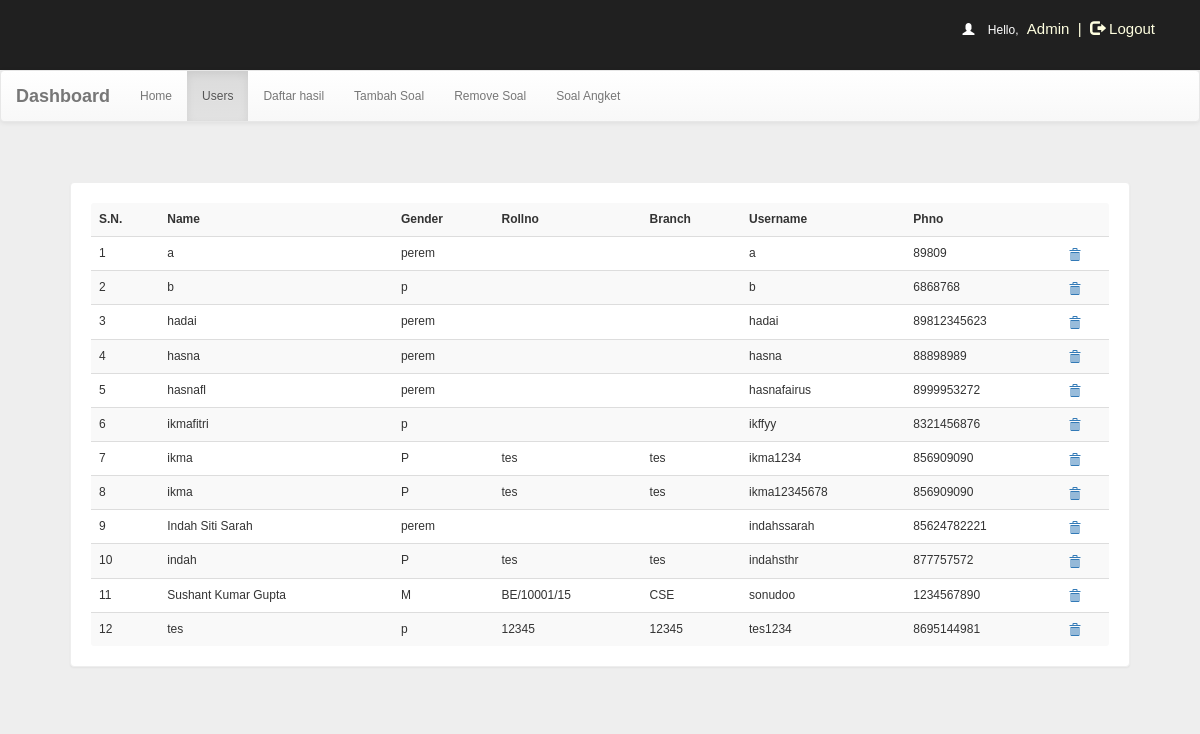
Page /dash.php?q=1 (signed in) on the committed database.
### tables this page shows
CREATE TABLE `user` (
  `id` int(100) NOT NULL,
  `name` varchar(50) NOT NULL,
  `rollno` varchar(20) DEFAULT NULL,
  `branch` varchar(20) DEFAULT NULL,
  `gender` varchar(5) NOT NULL,
  `username` varchar(50) NOT NULL,
  `phno` bigint(20) NOT NULL,
  `password` varchar(50) NOT NULL,
  `angket` char(5) NOT NULL
);

### dash.php (the view, shortened to what this page needs)
<!DOCTYPE html PUBLIC "-//W3C//DTD XHTML 1.0 Transitional//EN" "http://www.w3.org/TR/xhtml1/DTD/xhtml1-transitional.dtd">
<html xmlns="http://www.w3.org/1999/xhtml">
<head>
<link  rel="stylesheet" href="css/bootstrap.min.css"/>
 <link  rel="stylesheet" href="css/bootstrap-theme.min.css"/>
 <link rel="stylesheet" href="css/main.css">
 <link  rel="stylesheet" href="css/font.css">
</head>
<body  style="background:#eee;">
<body  style="background:#eee;">
<div class="header">
<div class="row">
<?php
include_once 'dbConnection.php';
if (!(isset($_SESSION['username']))  || ($_SESSION['key']) != '54585c506829293a2d4c3b68543b316e2e7a2d277858545a36362e5f39') {
    session_destroy();
    header("location:index.php");
} else {
    $name     = $_SESSION['name'];
    echo '<span class="pull-right top title1" ><span style="color:white"><span class="glyphicon glyphicon-user" aria-hidden="true"></span>&nbsp;&nbsp;&nbsp;&nbsp;Hello,</span> <span class="log log1" style="color:lightyellow">' . $name . '&nbsp;&nbsp;|&nbsp;&nbsp;<a href="logout.php?q=account.php" style="color:lightyellow"><span class="glyphicon glyphicon-log-out" aria-hidden="true"></span>&nbsp;Logout</button></a></span>';
}
?>
</div></div>
<nav class="navbar navbar-default title1">
  <div class="container-fluid">
    <div class="navbar-header">
      <a class="navbar-brand" href="dash.php?q=0"><b>Dashboard</b></a>
    </div>
    <div class="collapse navbar-collapse" id="bs-example-navbar-collapse-1">
      <ul class="nav navbar-nav">
        <li <?php
if (@$_GET['q'] == 0)
    echo 'class="active"';
?>><a href="dash.php?q=0">Home<span class="sr-only">(current)</span></a></li>
        <li <?php
if (@$_GET['q'] == 1)
    echo 'class="active"';
?>><a href="dash.php?q=1">Users</a></li>
    <li <?php
if (@$_GET['q'] == 2)
    echo 'class="active"';
?>><a href="dash.php?q=2">Daftar hasil</a></li>
        <li <?php
if (@$_GET['q'] == 4)
    echo 'class="active"';
?>><a href="dash.php?q=4">Tambah Soal</a></li>
        <li <?php
if (@$_GET['q'] == 5)
    echo 'class="active"';
?>><a href="dash.php?q=5">Remove Soal</a></li>
        <li <?php
if (@$_GET['q'] == 6)
    echo 'class="active"';
?>><a href="dash.php?q=6">Soal Angket</a></li>
      </ul>
          </div>
  </div>
</nav>
<div class="container">
<div class="row">
<div class="col-md-12">
<?php
if (@$_GET['q'] == 1) {
    $result = mysqli_query($con, "SELECT * FROM user") or die('Error');
    echo '<div class="panel"><table class="table table-striped title1">
<tr><td style="vertical-align:middle"><b>S.N.</b></td><td style="vertical-align:middle"><b>Name</b></td><td style="vertical-align:middle"><b>Gender</b></td><td style="vertical-align:middle"><b>Rollno</b></td><td style="vertical-align:middle"><b>Branch</b></td><td style="vertical-align:middle"><b>Username</b></td><td style="vertical-align:middle"><b>Phno</b></td><td style="vertical-align:middle"></td></tr>';
    $c = 1;
    while ($row = mysqli_fetch_array($result)) {
        $name      = $row['name'];
        $phno      = $row['phno'];
        $gender    = $row['gender'];
        $rollno    = $row['rollno'];
        $branch    = $row['branch'];
        $username1 = $row['username'];
        echo '<tr><td style="vertical-align:middle">' . $c++ . '</td><td style="vertical-align:middle">' . $name . '</td><td style="vertical-align:middle">' . $gender . '</td><td style="vertical-align:middle">' . $rollno . '</td><td style="vertical-align:middle">' . $branch . '</td><td style="vertical-align:middle">' . $username1 . '</td><td style="vertical-align:middle">' . $phno . '</td>
  <td style="vertical-align:middle"><a title="Delete User" href="update.php?dusername=' . $username1 . '"><b><span class="glyphicon glyphicon-trash" aria-hidden="true"></span></b></a></td></tr>';
    }
    echo '</table></div>';
}
?>
</div>
</div></div>
</body>
</html>

### css/main.css (style rules this page uses)
body { overflow-x:hidden;width:100%;font: 12px "Century Gothic", "Times Roman", sans-serif;background:#eee;min-height:550px;background-attachment:fixed; }
.panel { border-color:#eee;margin:40px;padding:20px;font: 15px "Century Gothic", "Times Roman", sans-serif; }
.header { background:#202020;height:70px; }
.title1 { font: 12px "Century Gothic", "Times Roman", sans-serif; }
.top { margin-top:20px; }
.log1 { font: 15px 'Ubuntu', sans-serif;color:#0000ff;margin-left:10px; }
.log { margin:10px;margin-right:60px;margin-left:5px;color:#ffffb3;text-decoration:none;font-size:20px;font-size:15px; }

### rows in the picture
user: name "a", gender "perem", username "a", phno "89809"
user: name "b", gender "p", username "b", phno "6868768"
user: name "hadai", gender "perem", username "hadai", phno "89812345623"
user: name "hasna", gender "perem", username "hasna", phno "88898989"
user: name "hasnafl", gender "perem", username "hasnafairus", phno "8999953272"
user: name "ikmafitri", gender "p", username "ikffyy", phno "8321456876"
user: name "ikma", gender "P", rollno "tes", branch "tes", username "ikma1234", phno "856909090"
user: name "ikma", gender "P", rollno "tes", branch "tes", username "ikma12345678", phno "856909090"
user: name "Indah Siti Sarah", gender "perem", username "indahssarah", phno "85624782221"
user: name "indah", gender "P", rollno "tes", branch "tes", username "indahsthr", phno "877757572"
user: name "Sushant Kumar Gupta", gender "M", rollno "BE/10001/15", branch "CSE", username "sonudoo", phno "1234567890"
user: name "tes", gender "p", rollno "12345", branch "12345", username "tes1234", phno "8695144981"

### other values in the picture
$name "Admin"
